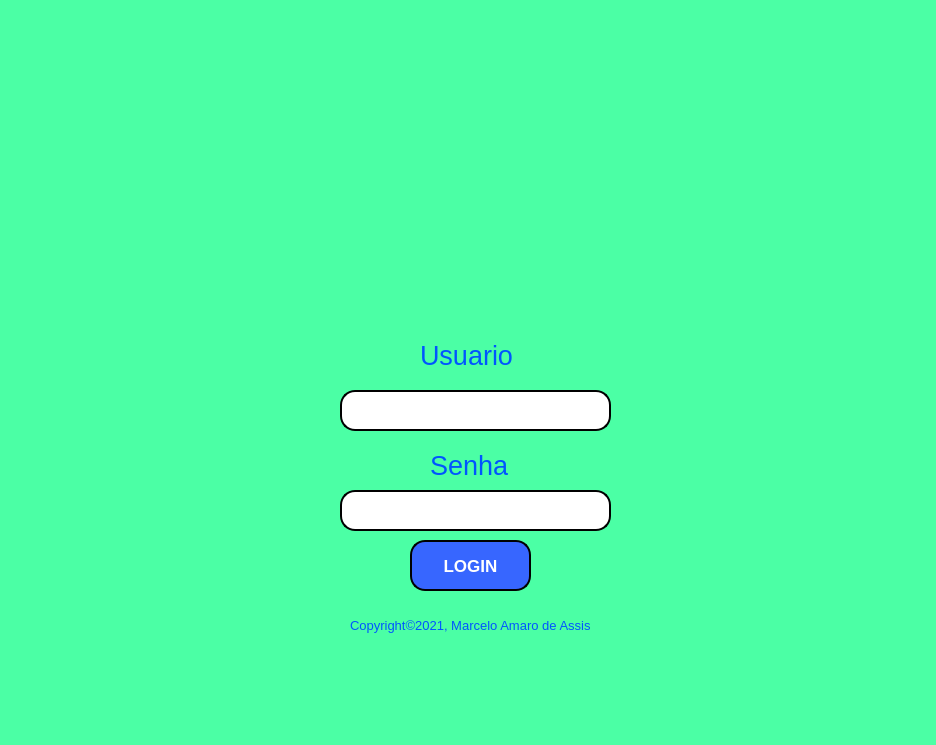
<?xml version="1.0" encoding="UTF-8"?>
<ui version="4.0">
 <class>MainWindow</class>
 <widget class="QMainWindow" name="MainWindow">
  <property name="geometry">
   <rect>
    <x>0</x>
    <y>0</y>
    <width>936</width>
    <height>745</height>
   </rect>
  </property>
  <property name="windowTitle">
   <string>MainWindow</string>
  </property>
  <property name="styleSheet">
   <string notr="true">background-color: rgb(75, 255, 165);</string>
  </property>
  <widget class="QWidget" name="centralwidget">
   <widget class="QPushButton" name="pushButton">
    <property name="geometry">
     <rect>
      <x>410</x>
      <y>540</y>
      <width>121</width>
      <height>51</height>
     </rect>
    </property>
    <property name="font">
     <font>
      <pointsize>13</pointsize>
      <weight>75</weight>
      <bold>true</bold>
     </font>
    </property>
    <property name="styleSheet">
     <string notr="true">background-color: rgb(55, 102, 255);
color: rgb(255, 255, 255);
border-style: outset;
border-width: 2px;
border-radius: 15px;
border-color: black;</string>
    </property>
    <property name="text">
     <string>LOGIN</string>
    </property>
   </widget>
   <widget class="QLineEdit" name="lineEdit">
    <property name="geometry">
     <rect>
      <x>340</x>
      <y>390</y>
      <width>271</width>
      <height>41</height>
     </rect>
    </property>
    <property name="font">
     <font>
      <pointsize>15</pointsize>
      <weight>75</weight>
      <bold>true</bold>
     </font>
    </property>
    <property name="styleSheet">
     <string notr="true">background-color: rgb(255, 255, 255);
border-radius: 15px;
border-style: outset;
border-width: 2px;</string>
    </property>
   </widget>
   <widget class="QLineEdit" name="lineEdit_2">
    <property name="geometry">
     <rect>
      <x>340</x>
      <y>490</y>
      <width>271</width>
      <height>41</height>
     </rect>
    </property>
    <property name="styleSheet">
     <string notr="true">background-color: rgb(255, 255, 255);
border-radius: 15px;
border-style: outset;
border-width: 2px;</string>
    </property>
   </widget>
   <widget class="QLabel" name="label_2">
    <property name="geometry">
     <rect>
      <x>290</x>
      <y>390</y>
      <width>41</width>
      <height>31</height>
     </rect>
    </property>
    <property name="text">
     <string/>
    </property>
    <property name="pixmap">
     <pixmap>usuario.png</pixmap>
    </property>
   </widget>
   <widget class="QLabel" name="label_3">
    <property name="geometry">
     <rect>
      <x>280</x>
      <y>490</y>
      <width>51</width>
      <height>41</height>
     </rect>
    </property>
    <property name="text">
     <string/>
    </property>
    <property name="pixmap">
     <pixmap>cadeado.png</pixmap>
    </property>
   </widget>
   <widget class="QLabel" name="label_4">
    <property name="geometry">
     <rect>
      <x>350</x>
      <y>280</y>
      <width>241</width>
      <height>31</height>
     </rect>
    </property>
    <property name="font">
     <font>
      <pointsize>13</pointsize>
     </font>
    </property>
    <property name="styleSheet">
     <string notr="true">color: rgb(0, 85, 255);</string>
    </property>
    <property name="text">
     <string/>
    </property>
   </widget>
   <widget class="QLabel" name="label_5">
    <property name="geometry">
     <rect>
      <x>340</x>
      <y>0</y>
      <width>261</width>
      <height>251</height>
     </rect>
    </property>
    <property name="font">
     <font>
      <pointsize>20</pointsize>
     </font>
    </property>
    <property name="mouseTracking">
     <bool>false</bool>
    </property>
    <property name="styleSheet">
     <string notr="true">color: rgb(0, 85, 255);</string>
    </property>
    <property name="text">
     <string/>
    </property>
    <property name="pixmap">
     <pixmap>image.png</pixmap>
    </property>
   </widget>
   <widget class="QLabel" name="label_6">
    <property name="geometry">
     <rect>
      <x>420</x>
      <y>340</y>
      <width>101</width>
      <height>31</height>
     </rect>
    </property>
    <property name="font">
     <font>
      <pointsize>20</pointsize>
     </font>
    </property>
    <property name="styleSheet">
     <string notr="true">color: rgb(0, 85, 255);</string>
    </property>
    <property name="text">
     <string>Usuario</string>
    </property>
   </widget>
   <widget class="QLabel" name="label_7">
    <property name="geometry">
     <rect>
      <x>430</x>
      <y>450</y>
      <width>81</width>
      <height>31</height>
     </rect>
    </property>
    <property name="font">
     <font>
      <pointsize>20</pointsize>
     </font>
    </property>
    <property name="styleSheet">
     <string notr="true">color: rgb(0, 85, 255);</string>
    </property>
    <property name="text">
     <string>Senha</string>
    </property>
   </widget>
   <widget class="QLabel" name="label_8">
    <property name="geometry">
     <rect>
      <x>350</x>
      <y>610</y>
      <width>251</width>
      <height>31</height>
     </rect>
    </property>
    <property name="font">
     <font>
      <pointsize>10</pointsize>
     </font>
    </property>
    <property name="styleSheet">
     <string notr="true">color: rgb(0, 85, 255);</string>
    </property>
    <property name="text">
     <string>Copyright©2021, Marcelo Amaro de Assis</string>
    </property>
   </widget>
   <zorder>label_8</zorder>
   <zorder>label_5</zorder>
   <zorder>label_3</zorder>
   <zorder>label_2</zorder>
   <zorder>pushButton</zorder>
   <zorder>lineEdit</zorder>
   <zorder>lineEdit_2</zorder>
   <zorder>label_4</zorder>
   <zorder>label_6</zorder>
   <zorder>label_7</zorder>
  </widget>
  <widget class="QMenuBar" name="menubar">
   <property name="geometry">
    <rect>
     <x>0</x>
     <y>0</y>
     <width>936</width>
     <height>22</height>
    </rect>
   </property>
  </widget>
  <widget class="QStatusBar" name="statusbar"/>
 </widget>
 <resources/>
 <connections/>
</ui>
